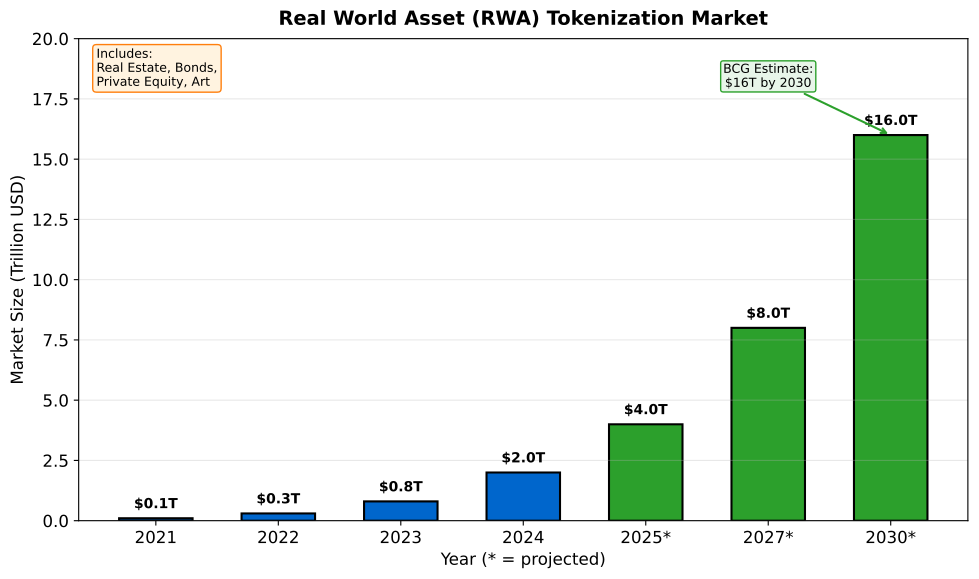

Write the Python code that produced this figure.
"""
Real World Asset (RWA) Tokenization Market
Bar chart showing projected growth
"""

import matplotlib.pyplot as plt
import numpy as np
from pathlib import Path

CHART_METADATA = {
    'title': 'RWA Market',
    'url': 'https://github.com/Digital-AI-Finance/Blockchain_Crypto/tree/main/Module_G_Regulation_Future/L47_CBDCs_Future/charts/05_rwa_market'
}

plt.rcParams.update({
    'font.size': 14,
    'axes.labelsize': 14,
    'axes.titlesize': 16,
    'xtick.labelsize': 12,
    'ytick.labelsize': 12,
    'legend.fontsize': 12,
    'figure.figsize': (10, 6),
    'figure.dpi': 150
})

MLPURPLE = '#3333B2'
MLBLUE = '#0066CC'
MLORANGE = '#FF7F0E'
MLGREEN = '#2CA02C'
MLRED = '#D62728'

fig, ax = plt.subplots(figsize=(10, 6))

# RWA tokenization market size
years = ['2021', '2022', '2023', '2024', '2025*', '2027*', '2030*']
market_size = [0.1, 0.3, 0.8, 2.0, 4.0, 8.0, 16.0]  # Trillions USD

colors = [MLBLUE if i < 4 else MLGREEN for i in range(len(years))]

bars = ax.bar(years, market_size, color=colors, edgecolor='black', linewidth=1.5, width=0.6)

# Add value labels
for bar, val in zip(bars, market_size):
    ax.text(bar.get_x() + bar.get_width()/2, bar.get_height() + 0.3,
            f'${val}T', ha='center', va='bottom', fontsize=14, fontweight='bold')

ax.set_ylabel('Market Size (Trillion USD)', fontsize=15)
ax.set_xlabel('Year (* = projected)', fontsize=15)
ax.set_ylim(0, 20)
ax.grid(True, alpha=0.3, axis='y')

# Add growth annotation
ax.annotate('BCG Estimate:\n$16T by 2030', xy=(6, 16), xytext=(5, 18),
            fontsize=14, ha='center',
            arrowprops=dict(arrowstyle='->', color=MLGREEN, lw=1.5),
            bbox=dict(boxstyle='round,pad=0.2', facecolor='#E8F5E9', edgecolor=MLGREEN))

# Asset class breakdown annotation
ax.text(0.02, 0.98, 'Includes:\nReal Estate, Bonds,\nPrivate Equity, Art',
        transform=ax.transAxes, fontsize=14, va='top',
        bbox=dict(boxstyle='round,pad=0.3', facecolor='#FFF3E0', edgecolor=MLORANGE))

ax.set_title('Real World Asset (RWA) Tokenization Market', fontweight='bold', fontsize=14, pad=10)

plt.tight_layout()
output_path = Path(__file__).parent / 'chart.pdf'
plt.savefig(output_path, bbox_inches='tight', dpi=300)
print(f"Chart saved to: {output_path.absolute()}")
plt.close()
